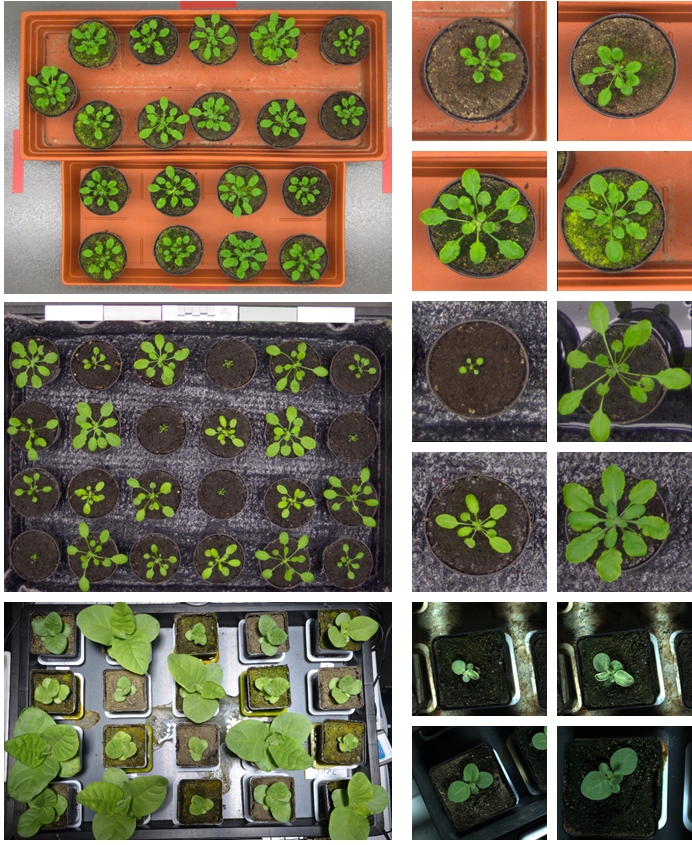
#> input picture Testes_Com_Python/images/exemplo1.jpg, 692 x 845 px, given in place of exemplo1.png, which was not available
$ jupyter execute --allow-errors ProcessandoImagensNumpy.ipynb
#> lines starting #> are read from the running program, lines starting #| are printed output that depends on the picture; pictures that were not available may be replaced by others from this repository, and a replacement may not be noted
[cell 1]
import numpy as np
from matplotlib import pyplot as plt
from PIL import Image, ImageOps

[cell 2]
# Abrindo uma imagem

img = np.array(Image.open('images/exemplo1.png'))
#> img is the input picture: shape (845, 692, 3); mean R, G, B 118, 108, 84.5
_ = plt.figure(figsize=(8,8))
_ = plt.imshow(img)

[cell 3]
# Detalhes da image

print(f"A imagem tem # dimensões: {img.ndim}")  # A imagem tem 3 dimensões pois é constituida de uma lista
#| A imagem tem # dimensões: 3
                                                # de listas de listas. Isso pode ser compreendido da seguinte maneira:
                                                # Cada pixel é uma lista do tipo [R, G, B]. Cada linha é uma lista de pixels.
                                                # A imagem é uma lista das linhas.


print(f"A forma da imagem é: {img.shape}")
#| A forma da imagem é: (845, 692, 3)
print(f"Dtype: {img.dtype}")
#| Dtype: uint8
x = 10
y =10
print(f"Valor do pixel na posição ({x}, {y}): {img[x, x]}")                  # Valor na escala [R, G, B]
#| Valor do pixel na posição (10, 10): [127 126 122]
print(f"O Valor mínimo de Vermelho (R) na imagem é: {img[:, :, 0].min()}")   # Dessa forma, obtemos um array com 2 dimensões.
#| O Valor mínimo de Vermelho (R) na imagem é: 0
                                                                             # A lista [R, G, B] foi substituída pelos valores
                                                                             # vermelho. Depois, extraímos o mínimo.

[cell 4]
# Testando numpy arrays...

matriz = []
cont = 1
for i in range(0, 10):
    linha = []
    for j in range(0, 10):
        linha.append(cont)
        cont += 1
    matriz.append(linha)

teste = np.array(matriz)
print(teste)
print(teste.ndim)

[cell 5]
# Para salvar um ndarray como imagem:

caminho = "images/exemploSalvo.png"
pil_img = Image.fromarray(img)
pil_img.save(caminho)

[cell 6]
# Algoritmo para rotacionar uma imagem (matriz):

img = np.array(Image.open('images/exemplo1.png'))

degrees = 90

fig = plt.figure(figsize=(10, 10))
_ = fig.add_subplot(1, 3, 1)   # grid 1x3 1st subplot (image)
                           # Aqui, usaremos subplots de matplotlib para mostrar a imagem antes e depois de ter sido rotacionada

_ = plt.imshow(img)
_ = plt.title("Original")

img1 = img.copy()
_ = fig.add_subplot(1, 3, 2)
img1 = img1.transpose(1, 0, 2)
_ = plt.imshow(img1)
_ = plt.title("Transposta")

img0 = img.copy()

for i in range(degrees // 90):  # divisão inteira por 90. Aqui giraremos a figura somente em algum mútiplo de 90 graus.
    img0 = img0.transpose(1, 0, 2)
    for j in range(0, img0.shape[1] // 2):   #img0.shape retorna as dimensões do array (3108 linhas, 2324 colunas, 3 cores por pixel (RGB))
                                             #img0.shape[1] retorna a quantidade de colunas, então dividimos a quantidade de colunas por 2
        c = img0[:, j, :].copy()
        img0[:, j, :] = img0[:, img0.shape[1]-j-1, :]  # Estamos trocando as colunas da matriz transposta. 1 com última, 2 com penultima, ...
        img0[:, img0.shape[1]-j-1, :] = c
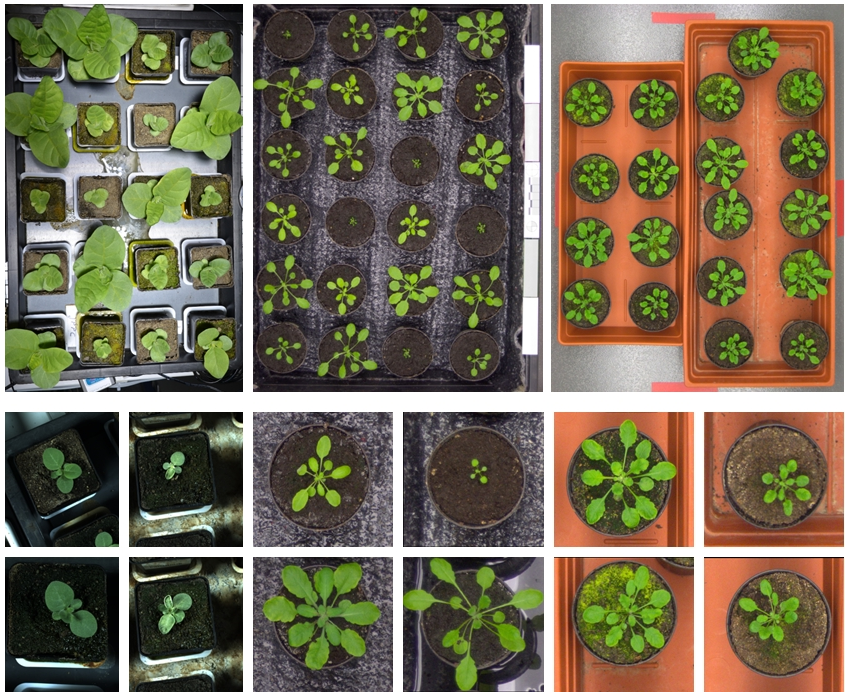
#> img0: shape (692, 845, 3); mean R, G, B 118, 108, 84.5

_ = fig.add_subplot(1, 3, 3)
_ = plt.imshow(img0)
_ = plt.title("Rotacionada")

[cell 7]
teste = np.array([[[1, 2, 3], [4, 5, 6], [7, 8, 9]],
                  [[10, 11, 12], [13, 14, 15], [16, 17, 18]],
                  [[19, 20, 21], [22, 23, 24], [25, 26, 27]]])
teste

[cell 8]
teste.transpose(1, 0, 2)  # Indica a permutação dos eixos. (axes) Aqui linhas viram colunas
                          #  1-3    4-6    7-9
                          # 10-12  13-15  16-18
                          # 19-21  22-24  25-27


                          #  1-3    10-12   19-20
                          #  4-6    13-15   22-24
                          #  7-9    16-18   25-27

[cell 9]
# Podemos usar funções prontas para rotacionar uma imagem.
# rotacionando uma imagem em 90 graus anti-horário.
fig = plt.figure(figsize=(10, 10))
_ = fig.add_subplot(1, 2, 1)
_ = plt.title("Original")
_ = plt.imshow(img)
_ = fig.add_subplot(1, 2, 2)
_ = plt.title("Rotacionada 90° anti-horário")
_ = plt.imshow(np.rot90(img))

[cell 10]
# Agora, vamos estudar como converter uma imagem colorida
# Para seu negativo

# Devemos tomar 3 passos para cada pixel da imagem

# Ou seja, calcular o novo RGB usando:
# R = 255 - R ; G = 255 - G; B = 255 - B

fig = plt.figure(figsize=(10, 10))
_ = fig.add_subplot(1, 2, 1)
_ = plt.title("Original")
_ = plt.imshow(img)
_ = fig.add_subplot(1, 2, 2)
_ = plt.title("Negativo")
imgN = 255 - img  # Assim, realizamos a subtração em cada pixel.
_ = plt.imshow(imgN)

[cell 11]
plt.imshow(img)

[cell 12]
img_grey = np.mean(img, axis=2)  # Fazemos isso para deixar a imagem em 2 dimensões
# Obtendo a média dos canais R, G, B transformamos a imagem em escala de cinza.
# axis=2 pois é a dimensão do RGB.
img0 = img_grey.copy()
img0 = np.pad(img0, ((100,100),(100,100)), mode='constant')
#> img0: shape (1045, 892) float64
_ = plt.imshow(img0)

[cell 13]
# Visualizando os canais RGB

img_R, img_G, img_B = img.copy(), img.copy(), img.copy()
img_R[:, :, (1, 2)] = 0  # Para cada pixel, zeramos os canais G e B
img_G[:, :, (0, 2)] = 0
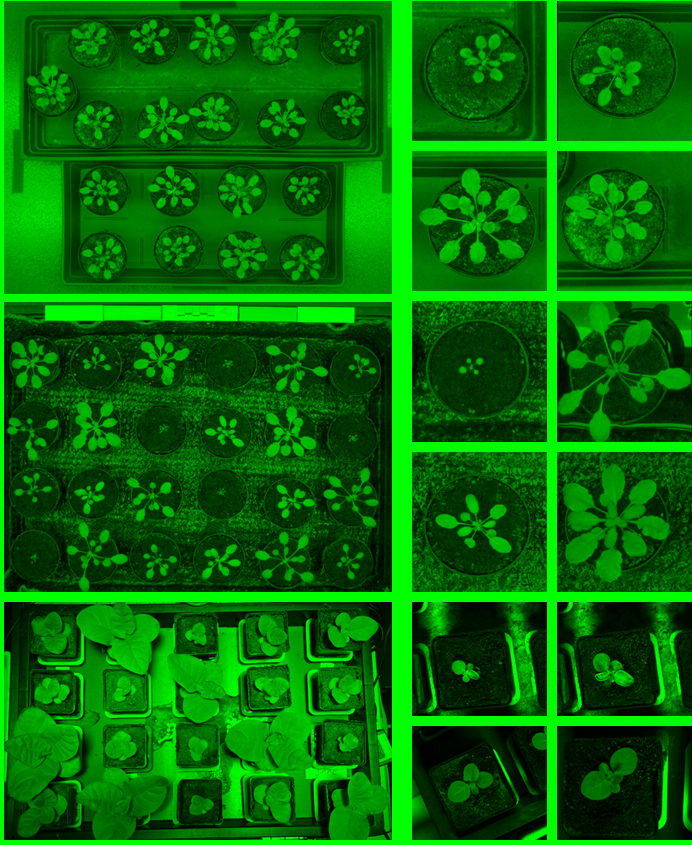
#> img_G: shape (845, 692, 3); mean R, G, B 0, 108, 0
img_B[:, :, (0, 1)] = 0
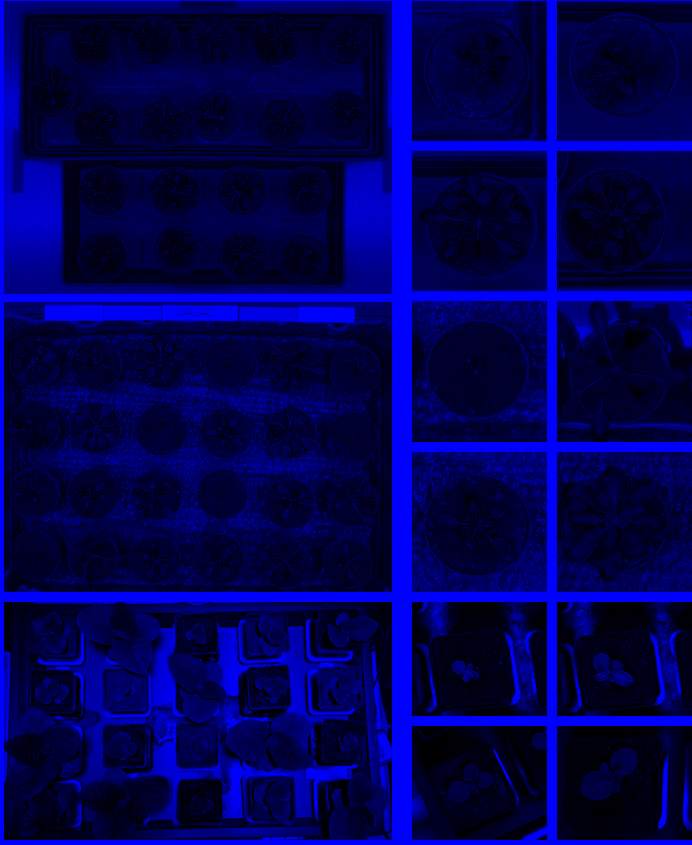
#> img_B: shape (845, 692, 3); mean R, G, B 0, 0, 84.5

img_rgb = np.concatenate((img_R, img_G, img_B), axis=1) #Vamos concatenar na horizontal(linhas)
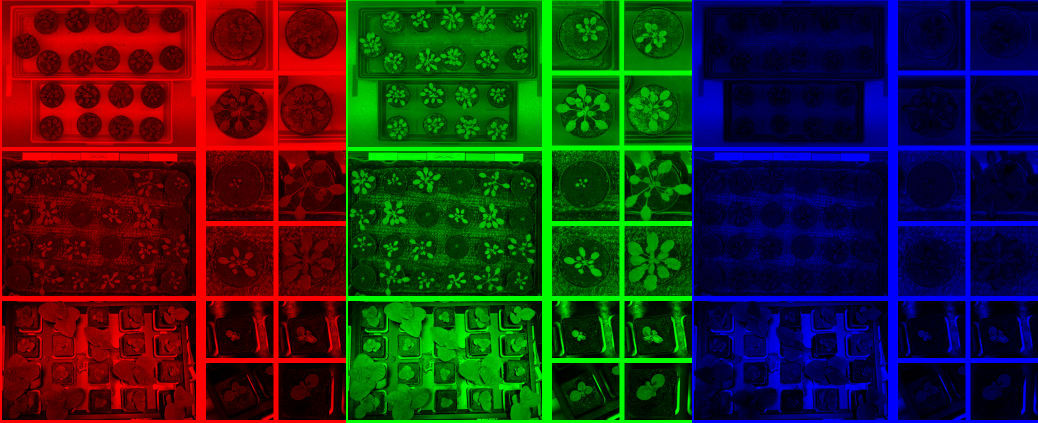
#> img_rgb: shape (845, 2076, 3) (shown at 1/2 size); mean R, G, B 39.3, 36, 28.2
_ = plt.figure(figsize=(15,15))
_ = plt.imshow(img_rgb)

[cell 14]
# Redução de cor
# Podemos realizar isso ao "aproximar a imagem do preto e branco."
# Utilizando divisão inteira para ir "arredondando" os valores dos pixels
img_0 = (img//64) * 64
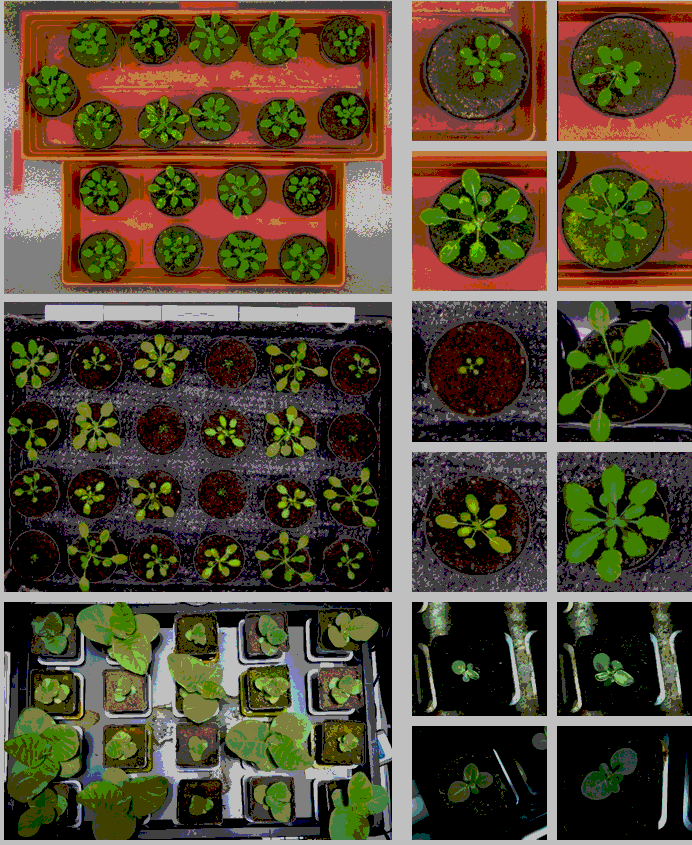
#> img_0: shape (845, 692, 3); mean R, G, B 83.9, 72, 50.1
img_1 = (img//128) * 128
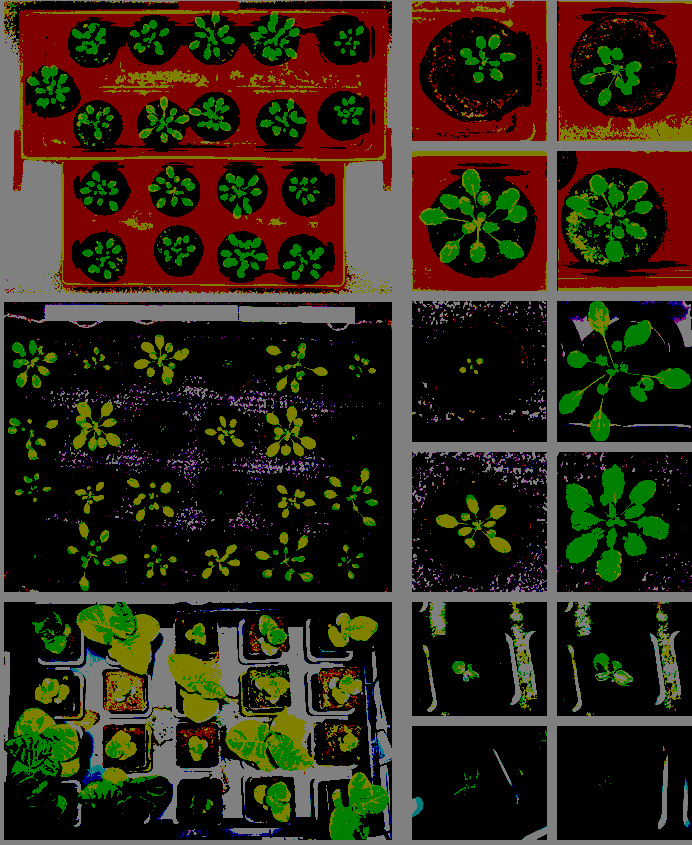
#> img_1: shape (845, 692, 3); mean R, G, B 49.1, 39.8, 23.2
img_2 = (img//255) * 255
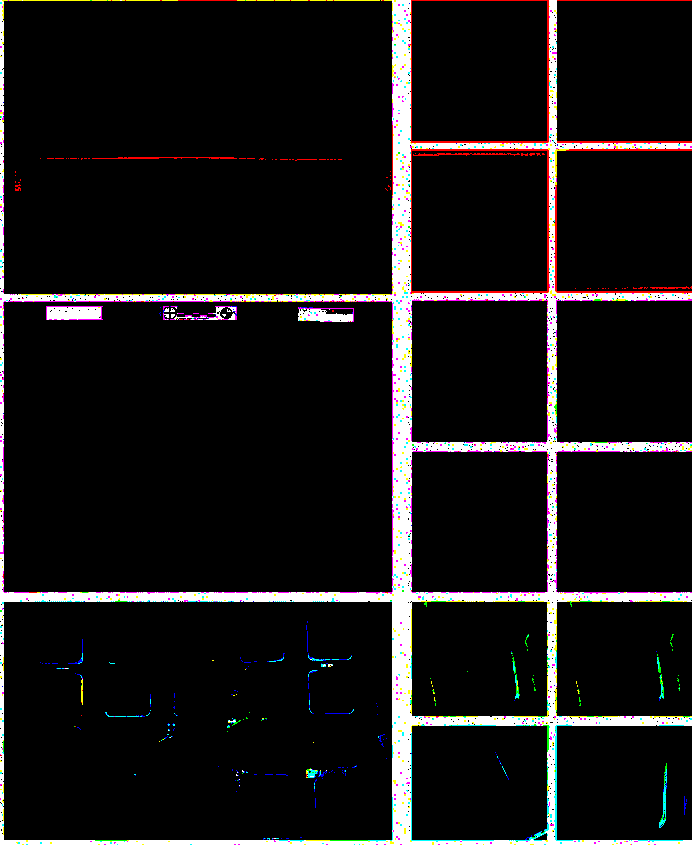
#> img_2: shape (845, 692, 3); mean R, G, B 22.9, 21.1, 21.2

img_all = np.concatenate((img, img_0, img_1, img_2), axis=1)
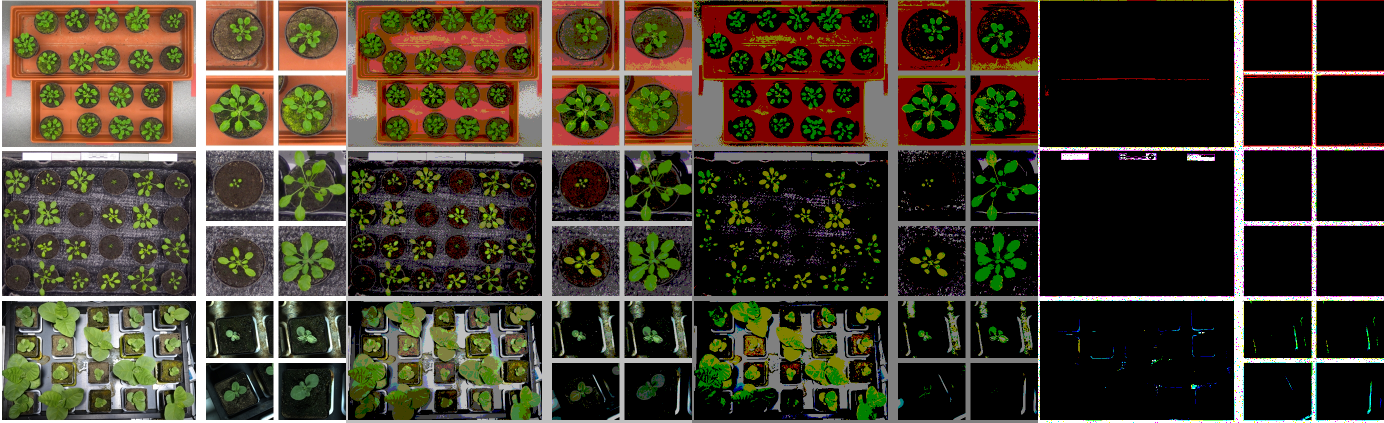
#> img_all: shape (845, 2768, 3) (shown at 1/2 size); mean R, G, B 68.5, 60.2, 44.8
_ = plt.figure(figsize=(15,15))
_ = plt.imshow(img_all)

[cell 15]
# Podemos recortar imagens usando slicing de arrays:

fig = plt.figure(figsize=(10, 10))
fig.add_subplot(1, 2, 1)
_ = plt.imshow(img)
_ = plt.title("Original")
imgCortada = img[1750:, 1000: -1600, :]
#> imgCortada = empty array
fig.add_subplot(1, 2, 2)
#> (the rest of this cell did not finish here and is left out)

[cell 16]
# Podemos colar uma imagem em outra.
# Vamos colar a imagem recortada na imagem original
inicial = np.array(Image.open('images/exemplo1.png').resize((128, 128))) # imagem pequena(128*128)
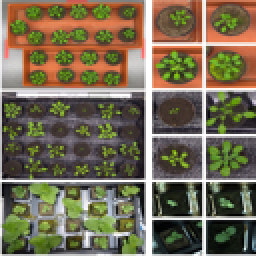
#> inicial: shape (128, 128, 3) (shown 2 times larger); mean R, G, B 117.7, 107.7, 84.2
final = np.array(Image.open('images/exemplo1.png').resize((256, 256))) // 4 # imagem maior (256*256) o // 4 serve para escurecer a imagem.
fig = plt.figure(figsize=(10, 10))
_ = fig.add_subplot(1, 2, 1)
_ = plt.imshow(inicial)
_ = fig.add_subplot(1, 2, 2)
_ = plt.imshow(final)

[cell 17]
finalCopy = final.copy()
finalCopy[64:128, 128:192] = inicial[32:96, 32:96]
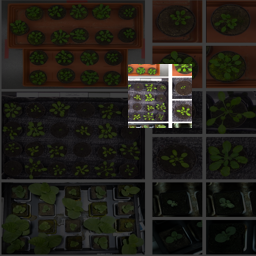
#> finalCopy: shape (256, 256, 3); mean R, G, B 34.1, 31.2, 24.7
# note que 128 - 64 = 96 - 32 = 64. O quadrado colado será (64*64)
fig = plt.figure(figsize=(10, 10))
_ = fig.add_subplot(1, 2, 1)
_ = plt.imshow(inicial)
_ = plt.title("Inicial")
_ = fig.add_subplot(1, 2, 2)
_ = plt.imshow(finalCopy)
_ = plt.title("Colando a fatia")
